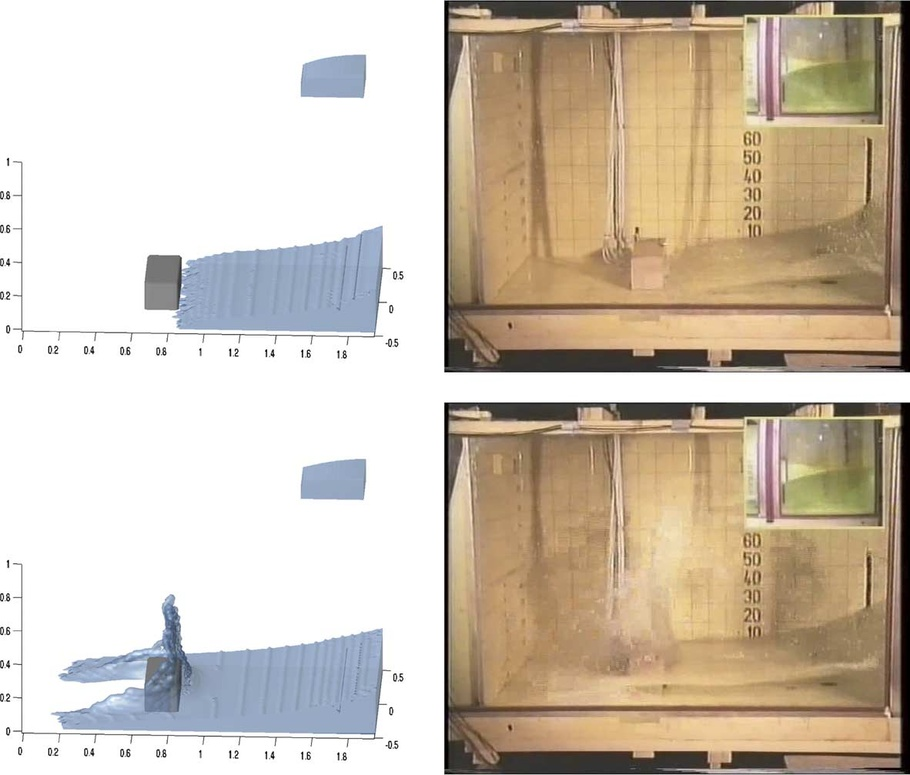
#> input picture docs/m21586_fig17/fig17_raw.jpeg, 910 x 775 px, shrunk from 1182 x 1007 before the run, found by its file name
$ python probe_fig17.py
#> lines starting #> are read from the running program, lines starting #| are printed output that depends on the picture; after the words box and inside, x2 and y2 are one past the last pixel; in counts of white or black regions, pixels touching at a corner belong together
"""Machine-read the gauge positions H1..H4 of the Kleefsman (2005) dam-break setup (Fig. 17).

Fig. 17 is a raster JPEG (1182x1007) on page 21 of the paper; the probe coordinates exist only
in that picture.  The picture is dimensioned (1.000 / 1.228 / 1.248 / 0.744 / 0.550 / 0.161),
so the pixel->metre scale is calibrated from the drawing itself and the gauge x follows.
"""
import sys
import numpy as np
import cv2

def load(path):
#> called with path = 'docs/m21586_fig17/fig17_raw.jpeg'
    im = cv2.imread(path, cv2.IMREAD_GRAYSCALE)
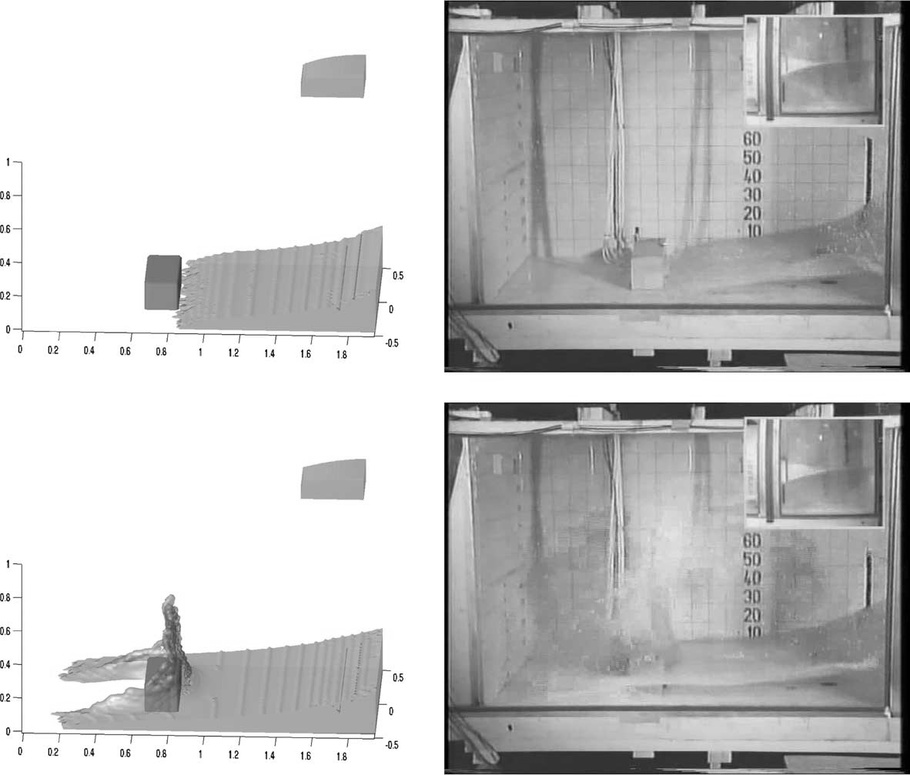
#> im: shape (775, 910); min 0, max 255, mean 195.3
    return (im < 150).astype(np.uint8)
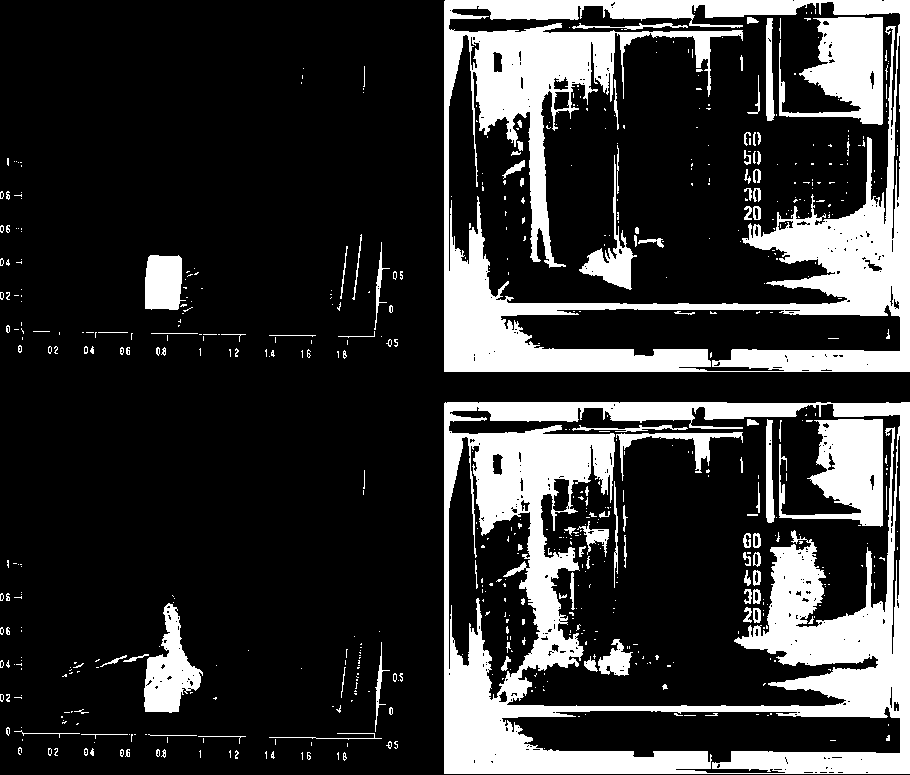
#> returned value: shape (775, 910); values 0 (black) and 1 (white), 21.2% white; 639 white regions (511 under 20 px), largest, box (x1, y1, x2, y2) and area: (444, 402, 910, 774) 61052, (444, 0, 910, 372) 56916, (779, 17, 883, 125) 6447

def ascii_art(g, y0, y1, x0, x1, sy=4, sx=4, thr=0.15):
    out = []
    for y in range(y0, y1, sy):
        row = ''
        for x in range(x0, x1, sx):
            blk = g[y:y+sy, x:x+sx]
            f = blk.mean() if blk.size else 0
            row += ' ' if f < thr else ('.' if f < 0.35 else ('+' if f < 0.6 else '#'))
        out.append(f'{y:4d} {row}')
    return '\n'.join(out)

if __name__ == '__main__':
    g = load('docs/m21586_fig17/fig17_raw.jpeg')
    print('shape', g.shape, 'ink', g.sum())
#| shape (775, 910) ink 149740
    if len(sys.argv) > 1 and sys.argv[1] == 'art':
        y0,y1,x0,x1,sy,sx = (int(v) for v in sys.argv[2:8])
        print(ascii_art(g, y0,y1,x0,x1,sy,sx))
    else:
        print('row profile (ink per 10 rows):')
        ink = g.sum(axis=1)
#> ink = 775 values, max 506 at index 304, min 0 at index 372, mean 193.2
        for y in range(0, g.shape[0], 10):
            print(f'{y:4d} {ink[y:y+10].sum():6d}')
#> this loop made 78 passes
#|    0   4277
#|   10   2949
#|   20   1480
#|   30   3089
#|   40   2659
#|   50   2530
#|   60   2417
#|   70   2546
#> (further printed lines are left out)
